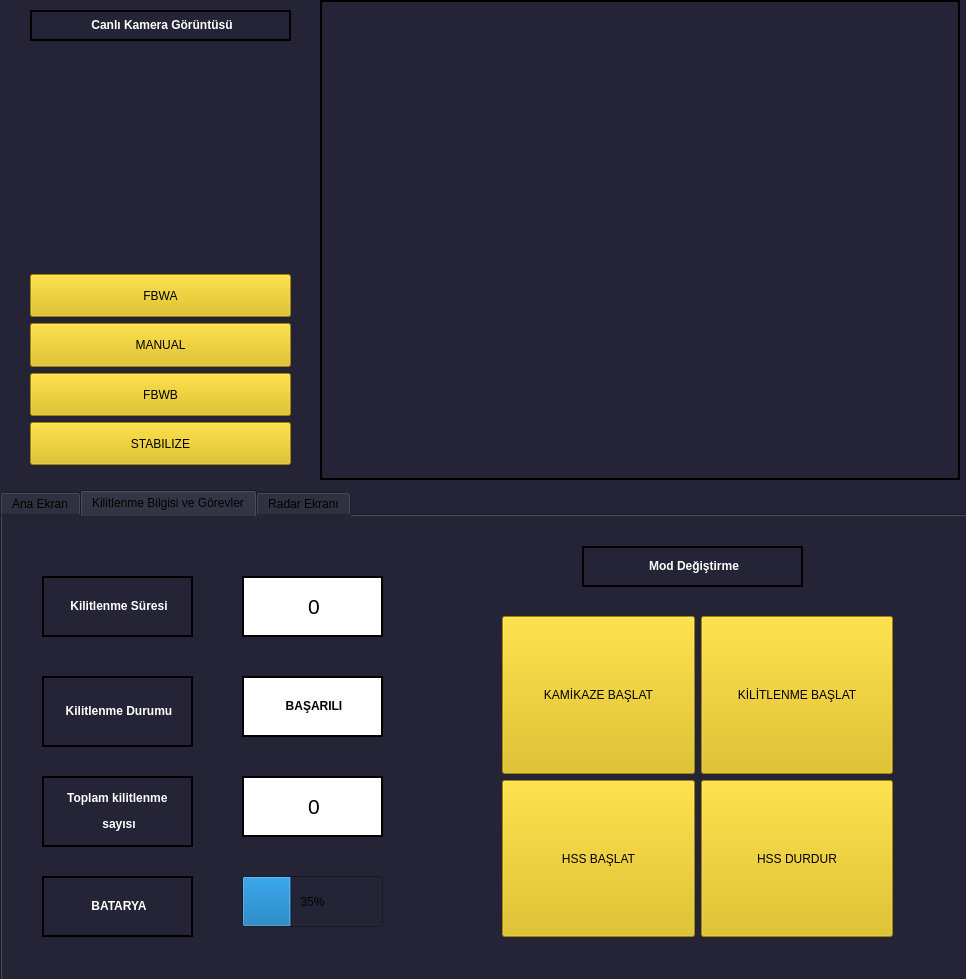
<?xml version="1.0" encoding="UTF-8"?>
<ui version="4.0">
 <class>Form</class>
 <widget class="QWidget" name="Form">
  <property name="geometry">
   <rect>
    <x>0</x>
    <y>0</y>
    <width>966</width>
    <height>979</height>
   </rect>
  </property>
  <property name="windowTitle">
   <string>ATA AIT SIMURG ARAYÜZÜ</string>
  </property>
  <property name="windowIcon">
   <iconset>
    <normaloff>:/simurg/1.0.png</normaloff>:/simurg/1.0.png</iconset>
  </property>
  <property name="styleSheet">
   <string notr="true">background-color: rgb(36, 36, 54);</string>
  </property>
  <widget class="QTabWidget" name="tabWidget">
   <property name="geometry">
    <rect>
     <x>0</x>
     <y>490</y>
     <width>971</width>
     <height>491</height>
    </rect>
   </property>
   <property name="styleSheet">
    <string notr="true">background-color: rgb(36, 36, 54);</string>
   </property>
   <property name="currentIndex">
    <number>1</number>
   </property>
   <widget class="QWidget" name="tab">
    <attribute name="title">
     <string>Ana Ekran</string>
    </attribute>
    <widget class="QPushButton" name="pushButton">
     <property name="geometry">
      <rect>
       <x>100</x>
       <y>410</y>
       <width>93</width>
       <height>28</height>
      </rect>
     </property>
     <property name="styleSheet">
      <string notr="true">background-color: rgb(222, 185, 0);</string>
     </property>
     <property name="text">
      <string>BAĞLAN</string>
     </property>
    </widget>
    <widget class="QPushButton" name="pushButton_2">
     <property name="geometry">
      <rect>
       <x>250</x>
       <y>410</y>
       <width>121</width>
       <height>28</height>
      </rect>
     </property>
     <property name="styleSheet">
      <string notr="true">background-color: rgb(222, 185, 0);</string>
     </property>
     <property name="text">
      <string>BAĞLANTIYI KES</string>
     </property>
    </widget>
    <widget class="QWidget" name="gridLayoutWidget">
     <property name="geometry">
      <rect>
       <x>20</x>
       <y>110</y>
       <width>491</width>
       <height>271</height>
      </rect>
     </property>
     <layout class="QGridLayout" name="gridLayout">
      <item row="1" column="0">
       <widget class="QLabel" name="label_13">
        <property name="text">
         <string>&lt;html&gt;&lt;head/&gt;&lt;body&gt;&lt;p align=&quot;center&quot;&gt;&lt;span style=&quot; font-weight:600; color:#ffffff;&quot;&gt;IP/PORT&lt;/span&gt;&lt;/p&gt;&lt;/body&gt;&lt;/html&gt;</string>
        </property>
       </widget>
      </item>
      <item row="1" column="4">
       <widget class="QLabel" name="label_22">
        <property name="styleSheet">
         <string notr="true">background-color: rgb(255, 255, 255);</string>
        </property>
        <property name="frameShape">
         <enum>QFrame::WinPanel</enum>
        </property>
        <property name="text">
         <string/>
        </property>
       </widget>
      </item>
      <item row="0" column="4">
       <widget class="QLabel" name="label_21">
        <property name="styleSheet">
         <string notr="true">background-color: rgb(255, 255, 255);</string>
        </property>
        <property name="frameShape">
         <enum>QFrame::WinPanel</enum>
        </property>
        <property name="text">
         <string/>
        </property>
       </widget>
      </item>
      <item row="0" column="0">
       <widget class="QLabel" name="label_14">
        <property name="text">
         <string>&lt;html&gt;&lt;head/&gt;&lt;body&gt;&lt;p align=&quot;center&quot;&gt;&lt;span style=&quot; font-weight:600; color:#ffffff;&quot;&gt;BAĞLANTI DURUMU&lt;/span&gt;&lt;/p&gt;&lt;/body&gt;&lt;/html&gt;</string>
        </property>
       </widget>
      </item>
      <item row="0" column="3">
       <widget class="QLabel" name="label_18">
        <property name="text">
         <string>&lt;html&gt;&lt;head/&gt;&lt;body&gt;&lt;p align=&quot;center&quot;&gt;&lt;span style=&quot; font-weight:600; color:#ffffff;&quot;&gt;TARİH&lt;/span&gt;&lt;/p&gt;&lt;/body&gt;&lt;/html&gt;</string>
        </property>
       </widget>
      </item>
      <item row="1" column="3">
       <widget class="QLabel" name="label_17">
        <property name="text">
         <string>&lt;html&gt;&lt;head/&gt;&lt;body&gt;&lt;p align=&quot;center&quot;&gt;&lt;span style=&quot; font-weight:600; color:#ffffff;&quot;&gt;SAAT&lt;/span&gt;&lt;/p&gt;&lt;/body&gt;&lt;/html&gt;</string>
        </property>
       </widget>
      </item>
      <item row="2" column="3">
       <widget class="QLabel" name="label_16">
        <property name="text">
         <string>&lt;html&gt;&lt;head/&gt;&lt;body&gt;&lt;p align=&quot;center&quot;&gt;&lt;span style=&quot; font-weight:600; color:#ffffff;&quot;&gt;UÇUŞ SÜRESİ&lt;/span&gt;&lt;/p&gt;&lt;/body&gt;&lt;/html&gt;</string>
        </property>
       </widget>
      </item>
      <item row="0" column="2">
       <widget class="QLabel" name="label_20">
        <property name="styleSheet">
         <string notr="true">background-color: rgb(255, 255, 255);</string>
        </property>
        <property name="frameShape">
         <enum>QFrame::WinPanel</enum>
        </property>
        <property name="text">
         <string/>
        </property>
       </widget>
      </item>
      <item row="1" column="2">
       <widget class="QLabel" name="label_23">
        <property name="styleSheet">
         <string notr="true">background-color: rgb(255, 255, 255);</string>
        </property>
        <property name="frameShape">
         <enum>QFrame::WinPanel</enum>
        </property>
        <property name="text">
         <string/>
        </property>
       </widget>
      </item>
      <item row="2" column="4">
       <widget class="QLabel" name="label_25">
        <property name="styleSheet">
         <string notr="true">background-color: rgb(255, 255, 255);</string>
        </property>
        <property name="frameShape">
         <enum>QFrame::WinPanel</enum>
        </property>
        <property name="text">
         <string/>
        </property>
       </widget>
      </item>
      <item row="2" column="2">
       <widget class="QLabel" name="label_26">
        <property name="styleSheet">
         <string notr="true">background-color: rgb(255, 255, 255);</string>
        </property>
        <property name="frameShape">
         <enum>QFrame::WinPanel</enum>
        </property>
        <property name="text">
         <string/>
        </property>
       </widget>
      </item>
      <item row="2" column="0">
       <widget class="QLabel" name="label_15">
        <property name="text">
         <string>&lt;html&gt;&lt;head/&gt;&lt;body&gt;&lt;p align=&quot;center&quot;&gt;&lt;span style=&quot; font-weight:600; color:#ffffff;&quot;&gt;BAUD&lt;/span&gt;&lt;/p&gt;&lt;/body&gt;&lt;/html&gt;</string>
        </property>
       </widget>
      </item>
     </layout>
    </widget>
    <widget class="QLabel" name="label_baglanti_bilgileri">
     <property name="geometry">
      <rect>
       <x>100</x>
       <y>40</y>
       <width>261</width>
       <height>41</height>
      </rect>
     </property>
     <property name="frameShape">
      <enum>QFrame::WinPanel</enum>
     </property>
     <property name="text">
      <string>&lt;html&gt;&lt;head/&gt;&lt;body&gt;&lt;p align=&quot;center&quot;&gt;&lt;span style=&quot; font-size:9pt; font-weight:600; color:#ffffff;&quot;&gt;Bağlantı Bilgileri&lt;/span&gt;&lt;/p&gt;&lt;/body&gt;&lt;/html&gt;</string>
     </property>
    </widget>
    <widget class="QLabel" name="label_78">
     <property name="geometry">
      <rect>
       <x>660</x>
       <y>10</y>
       <width>221</width>
       <height>41</height>
      </rect>
     </property>
     <property name="frameShape">
      <enum>QFrame::WinPanel</enum>
     </property>
     <property name="text">
      <string>&lt;html&gt;&lt;head/&gt;&lt;body&gt;&lt;p align=&quot;center&quot;&gt;&lt;span style=&quot; font-size:9pt; font-weight:600; color:#ffffff;&quot;&gt;Sunucu Girişi&lt;/span&gt;&lt;/p&gt;&lt;/body&gt;&lt;/html&gt;</string>
     </property>
    </widget>
    <widget class="QPushButton" name="pushButton_15">
     <property name="geometry">
      <rect>
       <x>800</x>
       <y>231</y>
       <width>93</width>
       <height>28</height>
      </rect>
     </property>
     <property name="styleSheet">
      <string notr="true">background-color: rgb(222, 185, 0);</string>
     </property>
     <property name="text">
      <string>ÇIKIŞ </string>
     </property>
    </widget>
    <widget class="QLineEdit" name="lineEdit_4">
     <property name="geometry">
      <rect>
       <x>770</x>
       <y>150</y>
       <width>171</width>
       <height>31</height>
      </rect>
     </property>
     <property name="styleSheet">
      <string notr="true">background-color: rgb(255, 255, 255);</string>
     </property>
    </widget>
    <widget class="QLabel" name="label_76">
     <property name="geometry">
      <rect>
       <x>590</x>
       <y>150</y>
       <width>161</width>
       <height>41</height>
      </rect>
     </property>
     <property name="frameShape">
      <enum>QFrame::WinPanel</enum>
     </property>
     <property name="text">
      <string>&lt;html&gt;&lt;head/&gt;&lt;body&gt;&lt;p align=&quot;center&quot;&gt;&lt;span style=&quot; font-size:9pt; font-weight:600; color:#ffffff;&quot;&gt;Şifre&lt;/span&gt;&lt;/p&gt;&lt;/body&gt;&lt;/html&gt;</string>
     </property>
    </widget>
    <widget class="QLabel" name="label_79">
     <property name="geometry">
      <rect>
       <x>680</x>
       <y>320</y>
       <width>211</width>
       <height>41</height>
      </rect>
     </property>
     <property name="frameShape">
      <enum>QFrame::WinPanel</enum>
     </property>
     <property name="text">
      <string>&lt;html&gt;&lt;head/&gt;&lt;body&gt;&lt;p align=&quot;center&quot;&gt;&lt;span style=&quot; font-size:9pt; font-weight:600; color:#ffffff;&quot;&gt;Bağlantı Durumu&lt;/span&gt;&lt;/p&gt;&lt;/body&gt;&lt;/html&gt;</string>
     </property>
    </widget>
    <widget class="QLineEdit" name="lineEdit_3">
     <property name="geometry">
      <rect>
       <x>770</x>
       <y>90</y>
       <width>171</width>
       <height>31</height>
      </rect>
     </property>
     <property name="styleSheet">
      <string notr="true">background-color: rgb(255, 255, 255);</string>
     </property>
    </widget>
    <widget class="QPushButton" name="pushButton_16">
     <property name="geometry">
      <rect>
       <x>670</x>
       <y>231</y>
       <width>93</width>
       <height>28</height>
      </rect>
     </property>
     <property name="styleSheet">
      <string notr="true">background-color: rgb(222, 185, 0);</string>
     </property>
     <property name="text">
      <string>GİRİŞ YAP</string>
     </property>
    </widget>
    <widget class="QLabel" name="label_77">
     <property name="geometry">
      <rect>
       <x>590</x>
       <y>86</y>
       <width>161</width>
       <height>41</height>
      </rect>
     </property>
     <property name="frameShape">
      <enum>QFrame::WinPanel</enum>
     </property>
     <property name="text">
      <string>&lt;html&gt;&lt;head/&gt;&lt;body&gt;&lt;p align=&quot;center&quot;&gt;&lt;span style=&quot; font-size:9pt; font-weight:600; color:#ffffff;&quot;&gt;Kullanıcı Adı:&lt;/span&gt;&lt;/p&gt;&lt;/body&gt;&lt;/html&gt;</string>
     </property>
    </widget>
    <widget class="QLabel" name="label_80">
     <property name="geometry">
      <rect>
       <x>710</x>
       <y>380</y>
       <width>151</width>
       <height>41</height>
      </rect>
     </property>
     <property name="styleSheet">
      <string notr="true">background-color: rgb(222, 185, 0);</string>
     </property>
     <property name="frameShape">
      <enum>QFrame::WinPanel</enum>
     </property>
     <property name="midLineWidth">
      <number>3</number>
     </property>
     <property name="text">
      <string>&lt;html&gt;&lt;head/&gt;&lt;body&gt;&lt;p align=&quot;center&quot;&gt;&lt;span style=&quot; font-size:9pt;&quot;&gt;BAŞARILI&lt;/span&gt;&lt;/p&gt;&lt;/body&gt;&lt;/html&gt;</string>
     </property>
    </widget>
   </widget>
   <widget class="QWidget" name="tab_3">
    <attribute name="title">
     <string>Kilitlenme Bilgisi ve Görevler</string>
    </attribute>
    <widget class="QLabel" name="label_3">
     <property name="geometry">
      <rect>
       <x>40</x>
       <y>160</y>
       <width>151</width>
       <height>71</height>
      </rect>
     </property>
     <property name="font">
      <font>
       <weight>75</weight>
       <bold>true</bold>
      </font>
     </property>
     <property name="frameShape">
      <enum>QFrame::WinPanel</enum>
     </property>
     <property name="text">
      <string>&lt;html&gt;&lt;head/&gt;&lt;body&gt;&lt;p align=&quot;center&quot;&gt;&lt;span style=&quot; font-size:9pt; color:#ffffff;&quot;&gt;Kilitlenme Durumu&lt;/span&gt;&lt;/p&gt;&lt;/body&gt;&lt;/html&gt;</string>
     </property>
    </widget>
    <widget class="QLabel" name="label_7">
     <property name="geometry">
      <rect>
       <x>40</x>
       <y>60</y>
       <width>151</width>
       <height>61</height>
      </rect>
     </property>
     <property name="font">
      <font>
       <weight>75</weight>
       <bold>true</bold>
      </font>
     </property>
     <property name="frameShape">
      <enum>QFrame::WinPanel</enum>
     </property>
     <property name="text">
      <string>&lt;html&gt;&lt;head/&gt;&lt;body&gt;&lt;p align=&quot;center&quot;&gt;&lt;span style=&quot; font-size:9pt; color:#ffffff;&quot;&gt;Kilitlenme Süresi&lt;/span&gt;&lt;/p&gt;&lt;/body&gt;&lt;/html&gt;</string>
     </property>
    </widget>
    <widget class="QLabel" name="label_8">
     <property name="geometry">
      <rect>
       <x>40</x>
       <y>260</y>
       <width>151</width>
       <height>71</height>
      </rect>
     </property>
     <property name="font">
      <font>
       <weight>75</weight>
       <bold>true</bold>
      </font>
     </property>
     <property name="frameShape">
      <enum>QFrame::WinPanel</enum>
     </property>
     <property name="text">
      <string>&lt;html&gt;&lt;head/&gt;&lt;body&gt;&lt;p align=&quot;center&quot;&gt;&lt;span style=&quot; font-size:9pt; color:#ffffff;&quot;&gt;Toplam kilitlenme &lt;/span&gt;&lt;/p&gt;&lt;p align=&quot;center&quot;&gt;&lt;span style=&quot; font-size:9pt; color:#ffffff;&quot;&gt;sayısı&lt;/span&gt;&lt;/p&gt;&lt;/body&gt;&lt;/html&gt;</string>
     </property>
    </widget>
    <widget class="QLabel" name="label">
     <property name="geometry">
      <rect>
       <x>240</x>
       <y>60</y>
       <width>141</width>
       <height>61</height>
      </rect>
     </property>
     <property name="styleSheet">
      <string notr="true">background-color: rgb(255, 255, 255);</string>
     </property>
     <property name="frameShape">
      <enum>QFrame::WinPanel</enum>
     </property>
     <property name="frameShadow">
      <enum>QFrame::Plain</enum>
     </property>
     <property name="text">
      <string>&lt;html&gt;&lt;head/&gt;&lt;body&gt;&lt;p align=&quot;center&quot;&gt;&lt;span style=&quot; font-size:16pt;&quot;&gt;0&lt;/span&gt;&lt;/p&gt;&lt;/body&gt;&lt;/html&gt;</string>
     </property>
    </widget>
    <widget class="QLabel" name="label_9">
     <property name="geometry">
      <rect>
       <x>240</x>
       <y>160</y>
       <width>141</width>
       <height>61</height>
      </rect>
     </property>
     <property name="styleSheet">
      <string notr="true">background-color: rgb(255, 255, 255);</string>
     </property>
     <property name="frameShape">
      <enum>QFrame::WinPanel</enum>
     </property>
     <property name="text">
      <string>&lt;html&gt;&lt;head/&gt;&lt;body&gt;&lt;p align=&quot;center&quot;&gt;&lt;span style=&quot; font-weight:600;&quot;&gt;BAŞARILI&lt;/span&gt;&lt;/p&gt;&lt;/body&gt;&lt;/html&gt;</string>
     </property>
    </widget>
    <widget class="QLabel" name="label_10">
     <property name="geometry">
      <rect>
       <x>240</x>
       <y>260</y>
       <width>141</width>
       <height>61</height>
      </rect>
     </property>
     <property name="styleSheet">
      <string notr="true">background-color: rgb(255, 255, 255);</string>
     </property>
     <property name="frameShape">
      <enum>QFrame::WinPanel</enum>
     </property>
     <property name="text">
      <string>&lt;html&gt;&lt;head/&gt;&lt;body&gt;&lt;p align=&quot;center&quot;&gt;&lt;span style=&quot; font-size:16pt;&quot;&gt;0&lt;/span&gt;&lt;/p&gt;&lt;/body&gt;&lt;/html&gt;</string>
     </property>
    </widget>
    <widget class="QLabel" name="label_48">
     <property name="geometry">
      <rect>
       <x>580</x>
       <y>30</y>
       <width>221</width>
       <height>41</height>
      </rect>
     </property>
     <property name="frameShape">
      <enum>QFrame::WinPanel</enum>
     </property>
     <property name="text">
      <string>&lt;html&gt;&lt;head/&gt;&lt;body&gt;&lt;p align=&quot;center&quot;&gt;&lt;span style=&quot; font-size:9pt; font-weight:600; color:#ffffff;&quot;&gt;Mod Değiştirme&lt;/span&gt;&lt;/p&gt;&lt;/body&gt;&lt;/html&gt;</string>
     </property>
    </widget>
    <widget class="QWidget" name="gridLayoutWidget_2">
     <property name="geometry">
      <rect>
       <x>500</x>
       <y>100</y>
       <width>391</width>
       <height>321</height>
      </rect>
     </property>
     <layout class="QGridLayout" name="gridLayout_2">
      <item row="2" column="0">
       <widget class="QPushButton" name="pushButton_9">
        <property name="sizePolicy">
         <sizepolicy hsizetype="Minimum" vsizetype="Expanding">
          <horstretch>0</horstretch>
          <verstretch>0</verstretch>
         </sizepolicy>
        </property>
        <property name="styleSheet">
         <string notr="true">background-color: rgb(222, 185, 0);</string>
        </property>
        <property name="text">
         <string>HSS BAŞLAT</string>
        </property>
       </widget>
      </item>
      <item row="2" column="1">
       <widget class="QPushButton" name="pushButton_13">
        <property name="sizePolicy">
         <sizepolicy hsizetype="Minimum" vsizetype="Expanding">
          <horstretch>0</horstretch>
          <verstretch>0</verstretch>
         </sizepolicy>
        </property>
        <property name="styleSheet">
         <string notr="true">background-color: rgb(222, 185, 0);</string>
        </property>
        <property name="text">
         <string>HSS DURDUR</string>
        </property>
       </widget>
      </item>
      <item row="0" column="0">
       <widget class="QPushButton" name="pushButton_3">
        <property name="sizePolicy">
         <sizepolicy hsizetype="Minimum" vsizetype="Expanding">
          <horstretch>0</horstretch>
          <verstretch>0</verstretch>
         </sizepolicy>
        </property>
        <property name="styleSheet">
         <string notr="true">background-color: rgb(222, 185, 0);</string>
        </property>
        <property name="text">
         <string>KAMİKAZE BAŞLAT</string>
        </property>
       </widget>
      </item>
      <item row="0" column="1">
       <widget class="QPushButton" name="pushButton_11">
        <property name="sizePolicy">
         <sizepolicy hsizetype="Minimum" vsizetype="Expanding">
          <horstretch>0</horstretch>
          <verstretch>0</verstretch>
         </sizepolicy>
        </property>
        <property name="styleSheet">
         <string notr="true">background-color: rgb(222, 185, 0);</string>
        </property>
        <property name="text">
         <string>KİLİTLENME BAŞLAT</string>
        </property>
       </widget>
      </item>
     </layout>
    </widget>
    <widget class="QLabel" name="label_6">
     <property name="geometry">
      <rect>
       <x>40</x>
       <y>360</y>
       <width>151</width>
       <height>61</height>
      </rect>
     </property>
     <property name="frameShape">
      <enum>QFrame::WinPanel</enum>
     </property>
     <property name="text">
      <string>&lt;html&gt;&lt;head/&gt;&lt;body&gt;&lt;p align=&quot;center&quot;&gt;&lt;span style=&quot; font-size:9pt; font-weight:600; color:#ffffff;&quot;&gt;BATARYA&lt;/span&gt;&lt;/p&gt;&lt;/body&gt;&lt;/html&gt;</string>
     </property>
    </widget>
    <widget class="QProgressBar" name="progressBar_3">
     <property name="geometry">
      <rect>
       <x>240</x>
       <y>360</y>
       <width>141</width>
       <height>51</height>
      </rect>
     </property>
     <property name="layoutDirection">
      <enum>Qt::LeftToRight</enum>
     </property>
     <property name="value">
      <number>35</number>
     </property>
     <property name="alignment">
      <set>Qt::AlignLeading|Qt::AlignLeft|Qt::AlignVCenter</set>
     </property>
     <property name="orientation">
      <enum>Qt::Horizontal</enum>
     </property>
     <property name="textDirection">
      <enum>QProgressBar::TopToBottom</enum>
     </property>
    </widget>
   </widget>
   <widget class="QWidget" name="tab_2">
    <attribute name="title">
     <string>Radar Ekranı</string>
    </attribute>
    <widget class="QLabel" name="label_5">
     <property name="geometry">
      <rect>
       <x>350</x>
       <y>10</y>
       <width>231</width>
       <height>41</height>
      </rect>
     </property>
     <property name="frameShape">
      <enum>QFrame::WinPanel</enum>
     </property>
     <property name="text">
      <string>&lt;html&gt;&lt;head/&gt;&lt;body&gt;&lt;p align=&quot;center&quot;&gt;&lt;span style=&quot; font-size:9pt; font-weight:600; color:#ffffff;&quot;&gt;Radar Ekranı&lt;/span&gt;&lt;/p&gt;&lt;/body&gt;&lt;/html&gt;</string>
     </property>
    </widget>
    <widget class="QWidget" name="widget_radar" native="true">
     <property name="geometry">
      <rect>
       <x>10</x>
       <y>60</y>
       <width>961</width>
       <height>401</height>
      </rect>
     </property>
    </widget>
   </widget>
  </widget>
  <widget class="QLabel" name="label_2">
   <property name="geometry">
    <rect>
     <x>30</x>
     <y>10</y>
     <width>261</width>
     <height>31</height>
    </rect>
   </property>
   <property name="frameShape">
    <enum>QFrame::WinPanel</enum>
   </property>
   <property name="text">
    <string>&lt;html&gt;&lt;head/&gt;&lt;body&gt;&lt;p align=&quot;center&quot;&gt;&lt;span style=&quot; font-size:9pt; font-weight:600; color:#ffffff;&quot;&gt;Canlı Kamera Görüntüsü&lt;/span&gt;&lt;/p&gt;&lt;/body&gt;&lt;/html&gt;</string>
   </property>
  </widget>
  <widget class="QLabel" name="label_4">
   <property name="geometry">
    <rect>
     <x>320</x>
     <y>0</y>
     <width>640</width>
     <height>480</height>
    </rect>
   </property>
   <property name="frameShape">
    <enum>QFrame::WinPanel</enum>
   </property>
   <property name="text">
    <string>&lt;html&gt;&lt;head/&gt;&lt;body&gt;&lt;p align=&quot;center&quot;&gt;&lt;br/&gt;&lt;/p&gt;&lt;/body&gt;&lt;/html&gt;</string>
   </property>
  </widget>
  <widget class="QLabel" name="label_55">
   <property name="geometry">
    <rect>
     <x>80</x>
     <y>60</y>
     <width>161</width>
     <height>161</height>
    </rect>
   </property>
   <property name="text">
    <string/>
   </property>
   <property name="pixmap">
    <pixmap>image/1.0.png</pixmap>
   </property>
   <property name="scaledContents">
    <bool>true</bool>
   </property>
  </widget>
  <widget class="QWidget" name="verticalLayoutWidget">
   <property name="geometry">
    <rect>
     <x>30</x>
     <y>274</y>
     <width>261</width>
     <height>191</height>
    </rect>
   </property>
   <layout class="QVBoxLayout" name="verticalLayout">
    <item>
     <widget class="QPushButton" name="pushButton_fbwa">
      <property name="sizePolicy">
       <sizepolicy hsizetype="Minimum" vsizetype="Expanding">
        <horstretch>0</horstretch>
        <verstretch>0</verstretch>
       </sizepolicy>
      </property>
      <property name="styleSheet">
       <string notr="true">background-color: rgb(222, 185, 0);</string>
      </property>
      <property name="text">
       <string>FBWA</string>
      </property>
     </widget>
    </item>
    <item>
     <widget class="QPushButton" name="pushButton_manual">
      <property name="sizePolicy">
       <sizepolicy hsizetype="Minimum" vsizetype="Expanding">
        <horstretch>0</horstretch>
        <verstretch>0</verstretch>
       </sizepolicy>
      </property>
      <property name="styleSheet">
       <string notr="true">background-color: rgb(222, 185, 0);</string>
      </property>
      <property name="text">
       <string>MANUAL</string>
      </property>
     </widget>
    </item>
    <item>
     <widget class="QPushButton" name="pushButton_fbwb">
      <property name="sizePolicy">
       <sizepolicy hsizetype="Minimum" vsizetype="Expanding">
        <horstretch>0</horstretch>
        <verstretch>0</verstretch>
       </sizepolicy>
      </property>
      <property name="styleSheet">
       <string notr="true">background-color: rgb(222, 185, 0);</string>
      </property>
      <property name="text">
       <string>FBWB</string>
      </property>
     </widget>
    </item>
    <item>
     <widget class="QPushButton" name="pushButton_stabilize">
      <property name="sizePolicy">
       <sizepolicy hsizetype="Minimum" vsizetype="Expanding">
        <horstretch>0</horstretch>
        <verstretch>0</verstretch>
       </sizepolicy>
      </property>
      <property name="styleSheet">
       <string notr="true">background-color: rgb(222, 185, 0);</string>
      </property>
      <property name="text">
       <string>STABILIZE</string>
      </property>
     </widget>
    </item>
   </layout>
  </widget>
 </widget>
 <resources/>
 <connections/>
</ui>
